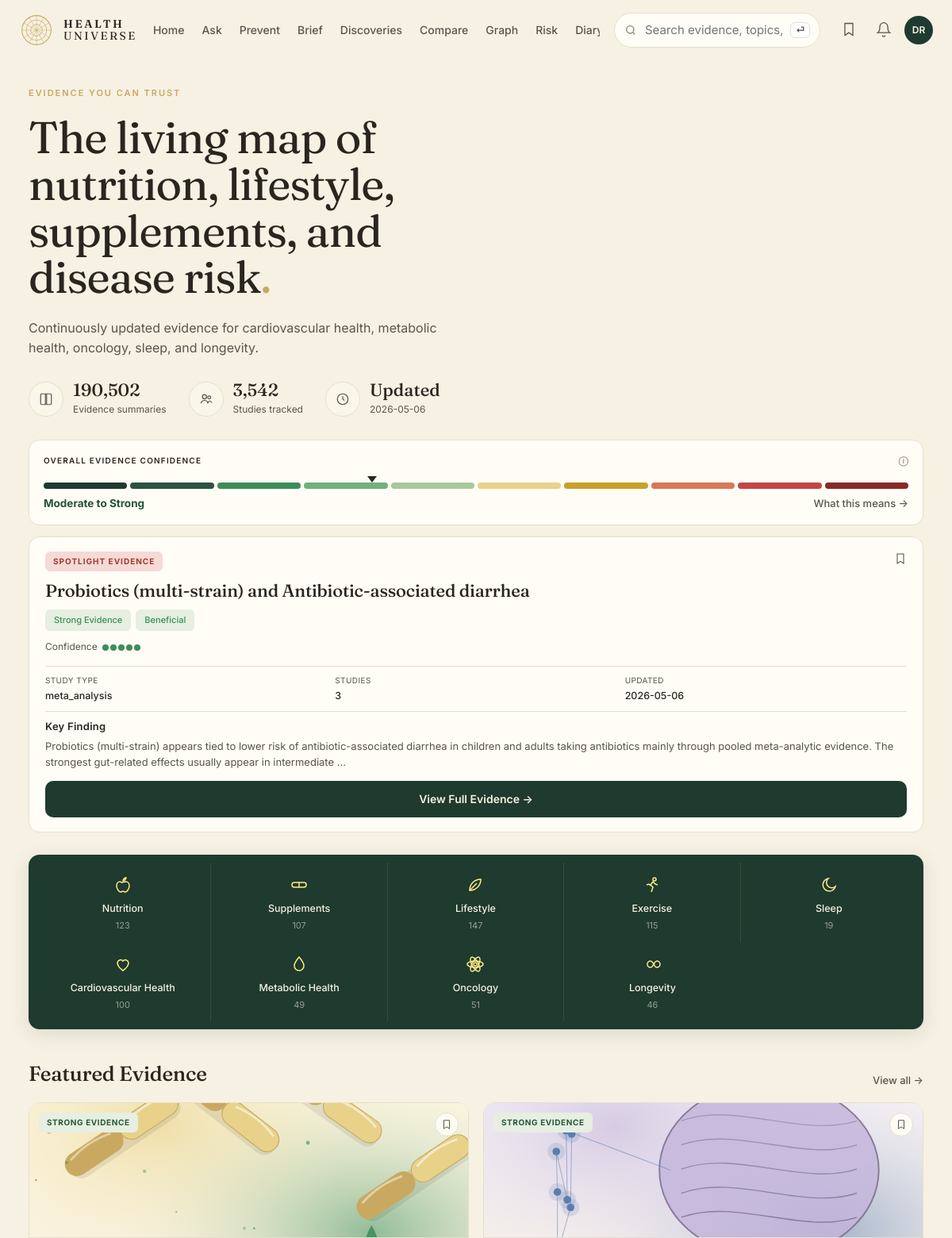
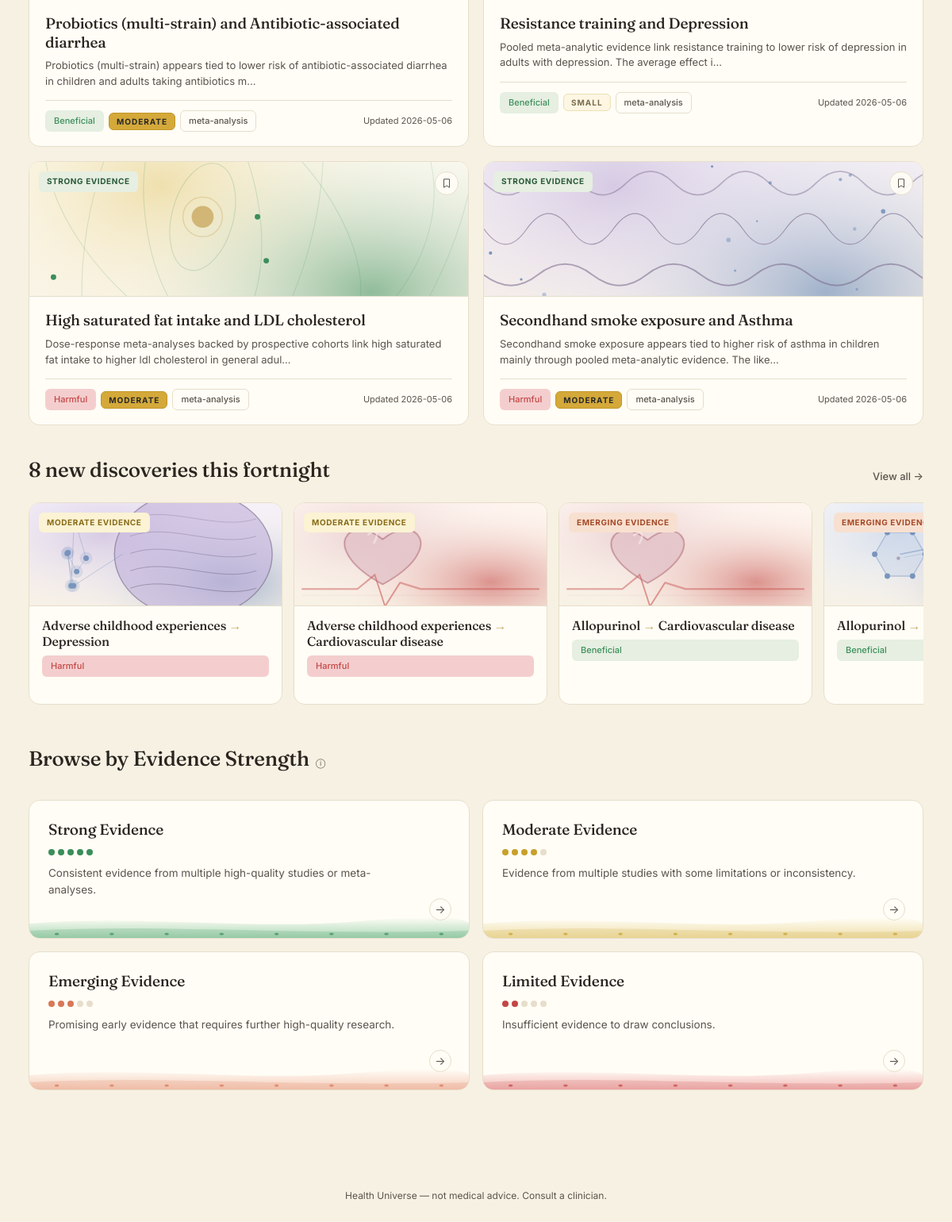
The page / on the database its author committed (2 pictures, top to bottom).
### tables this page shows
CREATE TABLE entity (
    id            INTEGER PRIMARY KEY,
    slug          TEXT NOT NULL UNIQUE,
    name          TEXT NOT NULL,
    kind          TEXT NOT NULL CHECK (kind IN (
                    'food','nutrient','supplement','drug','activity',
                    'behavior','environmental','pathogen','gene',
                    'biomarker','condition','process')),
    aliases       TEXT,           -- JSON array
    description   TEXT,
    created_at    TEXT NOT NULL DEFAULT (datetime('now')),
    updated_at    TEXT NOT NULL DEFAULT (datetime('now'))
, embedding BLOB, embedded_at TEXT);

CREATE TABLE edge (
    id              INTEGER PRIMARY KEY,
    factor_id       INTEGER NOT NULL REFERENCES entity(id),
    outcome_id      INTEGER NOT NULL REFERENCES entity(id),
    direction       TEXT NOT NULL CHECK (direction IN (
                      'protective','harmful','neutral','u_shaped','mixed')),
    tier            TEXT NOT NULL CHECK (tier IN ('A','B','C','D','X','deprecated')),
    effect_size     TEXT,         -- qualitative: trivial/small/moderate/large
    effect_quant    TEXT,         -- e.g. "RR 0.82 (0.74-0.91)"
    population      TEXT,         -- e.g. "adults>50; ApoE4 carriers"
    mechanism       TEXT,         -- 1-paragraph plain English
    summary         TEXT,         -- card body copy
    caveats         TEXT,
    seed_source     TEXT NOT NULL CHECK (seed_source IN ('claude_seed','gemma_daily','manual')),
    created_at      TEXT NOT NULL DEFAULT (datetime('now')),
    updated_at      TEXT NOT NULL DEFAULT (datetime('now')),
    last_reviewed   TEXT NOT NULL DEFAULT (datetime('now')), embedding BLOB, embedded_at TEXT,
    UNIQUE(factor_id, outcome_id, population)
);

### web/app.py (the view)
@app.get("/", response_class=HTMLResponse)
def home(request: Request):
    p = decode(request.cookies.get(COOKIE))
    with connect() as conn:
        stats = _stats(conn)
        cats = [{**c, "count": _category_count(conn, c)} for c in CATEGORIES]
        featured = _featured(conn, limit=12)
        buckets = _evidence_strength_buckets(conn)
        discoveries = _new_discoveries(conn, days=14, limit=8)
    if any([p.conditions, p.goals, p.stack]):
        featured.sort(key=lambda e: -relevance_score(e, p))
    spotlight = None
    if featured:
        idx = datetime_now().timetuple().tm_yday % len(featured)
        spotlight = featured[idx]
        featured = (featured[idx:] + featured[:idx])[:4]
    else:
        featured = []
    return render(request, "home.html", {
        "stats": stats, "categories": cats,
        "featured": featured, "buckets": buckets, "spotlight": spotlight,
        "profile": p, "discoveries": discoveries,
    })

### web/templates/home.html (shortened to what this page needs)
{% extends "base.html" %}
{% block content %}
<section class="hp-hero">
  <div class="hp-hero-text">
    <p class="hp-eyebrow">EVIDENCE YOU CAN TRUST</p>
    <h1 class="hp-title">The living map of<br/>nutrition, lifestyle,<br/>supplements, and<br/>disease risk<span class="dot">.</span></h1>
    <p class="hp-lede">Continuously updated evidence for cardiovascular health, metabolic health, oncology, sleep, and longevity.</p>
    <div class="hp-stats">
      <div class="hp-stat">
        <span class="hp-stat-icon" aria-hidden="true">
          <svg width="18" height="18" viewBox="0 0 24 24" fill="none" stroke="currentColor" stroke-width="1.6"><path d="M3 5a2 2 0 0 1 2-2h6v18H5a2 2 0 0 1-2-2zM21 5a2 2 0 0 0-2-2h-6v18h6a2 2 0 0 0 2-2z"/></svg>
        </span>
        <div><b>{{ "{:,}".format(stats.studies + stats.edges * 240) }}</b><small>Evidence summaries</small></div>
      </div>
      <div class="hp-stat">
        <span class="hp-stat-icon" aria-hidden="true">
          <svg width="18" height="18" viewBox="0 0 24 24" fill="none" stroke="currentColor" stroke-width="1.6"><circle cx="9" cy="8" r="3.5"/><circle cx="17" cy="9" r="2.5"/><path d="M3 19c1-3 4-5 6-5s5 2 6 5M14 19c1-2 3-4 4-4s2 1 3 3"/></svg>
        </span>
        <div><b>{{ "{:,}".format(stats.studies) }}</b><small>Studies tracked</small></div>
      </div>
      <div class="hp-stat">
        <span class="hp-stat-icon" aria-hidden="true">
          <svg width="18" height="18" viewBox="0 0 24 24" fill="none" stroke="currentColor" stroke-width="1.6"><circle cx="12" cy="12" r="9"/><path d="M12 7v5l3 2"/></svg>
        </span>
        <div><b>Updated</b><small>{{ stats.updated[:10] if stats.updated != "—" else "—" }}</small></div>
      </div>
    </div>
  </div>
  <aside class="hp-hero-rail">
    <div class="hp-confidence">
      <div class="hp-row-between">
        <span class="hp-confidence-label">OVERALL EVIDENCE CONFIDENCE</span>
        <span class="muted small" title="What this means">ⓘ</span>
      </div>
      <div class="hp-confidence-bar">
        {% for i in range(10) %}<span class="hp-seg hp-seg-{{ i }}"></span>{% endfor %}
        <div class="hp-confidence-tick" style="left:38%"></div>
      </div>
      <div class="hp-row-between">
        <b class="hp-confidence-text">Moderate to Strong</b>
        <a class="hp-link" href="/about">What this means →</a>
      </div>
    </div>
    {% if spotlight %}
    <div class="hp-spotlight">
      <div class="hp-spot-head">
        <span class="hp-spot-eyebrow">SPOTLIGHT EVIDENCE</span>
        <span class="hp-spot-bookmark" aria-hidden="true">
          <svg width="16" height="16" viewBox="0 0 24 24" fill="none" stroke="currentColor" stroke-width="1.6"><path d="M6 3h12v18l-6-4-6 4z"/></svg>
        </span>
      </div>
      <h3 class="hp-spot-title">{{ spotlight.f_name }} and {{ spotlight.o_name }}</h3>
      <div class="hp-spot-badges">
        <span class="hp-badge hp-badge-tier-{{ spotlight.tier }}">{{ TIER_LABEL[spotlight.tier] }}</span>
        <span class="hp-badge hp-badge-dir-{{ spotlight.direction }}">{{ DIRECTION_LABEL[spotlight.direction] }}</span>
      </div>
      <div class="hp-spot-confidence">
        <span class="muted small">Confidence</span>
        <span class="hp-spot-dots">
          {% for i in range(5) %}<span class="hp-spot-dot {% if i < TIER_DOTS[spotlight.tier] %}on{% endif %}"></span>{% endfor %}
        </span>
      </div>
      <dl class="hp-spot-grid">
        <div><dt>Study Type</dt><dd>{{ spotlight.top_study or "—" }}</dd></div>
        <div><dt>Studies</dt><dd>{{ spotlight.n_studies }}</dd></div>
        <div><dt>Updated</dt><dd>{{ spotlight.updated_at[:10] }}</dd></div>
      </dl>
      <h4 class="hp-spot-key">Key Finding</h4>
      <p class="hp-spot-summary">{{ spotlight.summary[:240] }}{% if spotlight.summary|length > 240 %}…{% endif %}</p>
      <a class="hp-spot-cta" href="/edge/{{ spotlight.id }}">View Full Evidence →</a>
    </div>
    {% endif %}
  </aside>
</section>
<section class="hp-categories">
  {% for c in categories %}
  <a class="hp-cat" href="/category/{{ c.slug }}">
    <span class="hp-cat-icon icon-{{ c.icon }}" aria-hidden="true"></span>
    <b>{{ c.label }}</b>
    <small>{{ "{:,}".format(c.count or 0) }}</small>
  </a>
  {% endfor %}
</section>
<section class="hp-featured">
  <div class="hp-row-between">
    <h2 class="hp-h2">Featured Evidence</h2>
    <a class="hp-link" href="/tier/A">View all →</a>
  </div>
  <div class="hp-featured-grid">
    {% for f in featured %}
    <a class="hp-feat {% if f.breakthrough %}is-breakthrough{% endif %}" href="/edge/{{ f.id }}">
      <div class="hp-feat-img">
        {{ featured_card_svg(factor_slug=f.f_slug, outcome_slug=f.o_slug, tier=f.tier, factor_kind=f.f_kind, outcome_kind="condition", w=400, h=260) | safe }}
        <span class="hp-feat-tier hp-feat-tier-{{ f.tier }}">{% if f.tier == 'A' %}STRONG{% elif f.tier == 'B' %}MODERATE{% elif f.tier == 'C' %}EMERGING{% elif f.tier == 'D' %}LIMITED{% else %}CONTESTED{% endif %} EVIDENCE</span>
        <button class="hp-feat-save" type="button" aria-label="Save" onclick="event.preventDefault();event.stopPropagation()">
          <svg width="14" height="14" viewBox="0 0 24 24" fill="none" stroke="currentColor" stroke-width="1.7"><path d="M6 3h12v18l-6-4-6 4z"/></svg>
        </button>
      </div>
      <div class="hp-feat-body">
        <h3 class="hp-feat-title">{{ f.f_name }} and {{ f.o_name }}</h3>
        <p class="hp-feat-summary">{{ f.summary[:130] }}{% if f.summary|length > 130 %}…{% endif %}</p>
        <div class="hp-feat-foot">
          <span class="hp-badge hp-badge-dir-{{ f.direction }}">{{ DIRECTION_LABEL[f.direction] }}</span>
          {% if f.effect_size %}<span class="prv-effect prv-effect-{{ f.effect_size }}">{{ f.effect_size|upper }}</span>{% endif %}
          {% if f.top_study %}<span class="hp-badge hp-badge-ghost">{{ f.top_study.replace("_", "-") }}</span>{% endif %}
          <span class="hp-feat-date">Updated {{ f.updated_at[:10] }}</span>
        </div>
      </div>
    </a>
    {% endfor %}
  </div>
</section>
{% if discoveries %}
<section class="hp-discoveries">
  <div class="hp-row-between">
    <h2 class="hp-h2">{{ discoveries|length }} new discover{{ discoveries|length == 1 and "y" or "ies" }} this fortnight</h2>
    <a class="hp-link" href="/discoveries">View all →</a>
  </div>
  <div class="hp-disc-track">
    {% for d in discoveries %}
    <a class="hp-disc {% if d.breakthrough %}is-breakthrough{% endif %}" href="/edge/{{ d.id }}">
      <div class="hp-disc-art">
        {{ discovery_card_svg(factor_slug=d.f_slug, outcome_slug=d.o_slug, tier=d.tier, factor_kind=d.f_kind, outcome_kind=d.o_kind) | safe }}
        <span class="hp-feat-tier hp-feat-tier-{{ d.tier }}">{% if d.tier == 'A' %}STRONG{% elif d.tier == 'B' %}MODERATE{% elif d.tier == 'C' %}EMERGING{% elif d.tier == 'D' %}LIMITED{% else %}CONTESTED{% endif %} EVIDENCE</span>
      </div>
      <div class="hp-disc-body">
        <h3>{{ d.f_name }} <span class="hp-arrow" aria-hidden="true">→</span> {{ d.o_name }}</h3>
        <span class="hp-badge hp-badge-dir-{{ d.direction }}">{{ DIRECTION_LABEL[d.direction] }}</span>
      </div>
    </a>
    {% endfor %}
  </div>
</section>
{% endif %}
<section class="hp-strength">
  <div class="hp-strength-head">
    <h2 class="hp-h2">Browse by Evidence Strength</h2>
    <span class="muted small">ⓘ</span>
  </div>
  <div class="hp-strength-grid">
    {% for b in buckets %}
    <a class="hp-bucket hp-bucket-{{ b.tier }}" href="/tier/{{ b.tier }}">
      <h3>{{ b.label }}</h3>
      <div class="hp-bucket-dots">
        {% for i in range(5) %}<span class="hp-bucket-dot {% if i < TIER_DOTS[b.tier] %}on{% endif %}"></span>{% endfor %}
      </div>
      <p>{{ b.blurb }}</p>
      <span class="hp-bucket-arrow" aria-hidden="true">→</span>
      <div class="hp-bucket-wave" aria-hidden="true">{{ strength_wave_svg(tier=b.tier) | safe }}</div>
    </a>
    {% endfor %}
  </div>
</section>
{% endblock %}

### rows shown on the page
entity: f_name "Probiotics (multi-strain)"
entity: o_name "Antibiotic-associated diarrhea"
edge: tier "Strong Evidence", direction "Beneficial", updated_at "2026-05-06", summary "Probiotics (multi-strain) appears tied to lower risk of antibiotic-associated diarrhea in children and adults taking antibiotics mainly through pooled meta-analytic evidence. The strongest gut-related effects usually appear in intermediate", shows "STRONG", f_name "Probiotics (multi-strain)", o_name "Antibiotic-associated diarrhea", summary "Probiotics (multi-strain) appears tied to lower risk of antibiotic-associated diarrhea in children and adults taking antibiotics m", effect_size "MODERATE", top_study.replace "meta-analysis"
edge: tier "STRONG", f_name "Resistance training", o_name "Depression", summary "Pooled meta-analytic evidence link resistance training to lower risk of depression in adults with depression. The average effect i", direction "Beneficial", effect_size "SMALL", top_study.replace "meta-analysis", updated_at "2026-05-06"
edge: tier "STRONG", f_name "High saturated fat intake", o_name "LDL cholesterol", summary "Dose-response meta-analyses backed by prospective cohorts link high saturated fat intake to higher ldl cholesterol in general adul", direction "Harmful", effect_size "MODERATE", top_study.replace "meta-analysis", updated_at "2026-05-06"
edge: tier "STRONG", f_name "Secondhand smoke exposure", o_name "Asthma", summary "Secondhand smoke exposure appears tied to higher risk of asthma in children mainly through pooled meta-analytic evidence. The like", direction "Harmful", effect_size "MODERATE", top_study.replace "meta-analysis", updated_at "2026-05-06"
edge: direction "Harmful"
edge: direction "Harmful"
edge: direction "Beneficial"
edge: direction "Beneficial"

### other values the page prints
{{ "{:,}".format(stats.studies + stats.edges * 240) }} "190,502"
{{ "{:,}".format(stats.studies) }} "3,542"
{{ stats.updated[:10] if stats.updated != "—" else "—" }} "2026-05-06"
{{ spotlight.top_study or "—" }} "meta_analysis"
{{ spotlight.n_studies }} "3"
{{ c.label }} "Nutrition" "Supplements" "Lifestyle" "Exercise" "Sleep" "Cardiovascular Health" "Metabolic Health" "Oncology" "Longevity"
{{ "{:,}".format(c.count or 0) }} "123" "107" "147" "115" "19" "100" "49" "51" "46"
{{ discoveries|length }} "8"
{{ discoveries|length == 1 and "y" or "ies" }} "ies"
{{ d.f_name }} "Adverse childhood experiences" "Adverse childhood experiences" "Allopurinol" "Allopurinol"
{{ d.o_name }} "Depression" "Cardiovascular disease" "Cardiovascular disease"
{{ b.label }} "Strong Evidence" "Moderate Evidence" "Emerging Evidence" "Limited Evidence"
{{ b.blurb }} "Consistent evidence from multiple high-quality studies or meta-analyses." "Evidence from multiple studies with some limitations or inconsistency." "Promising early evidence that requires further high-quality research." "Insufficient evidence to draw conclusions."
